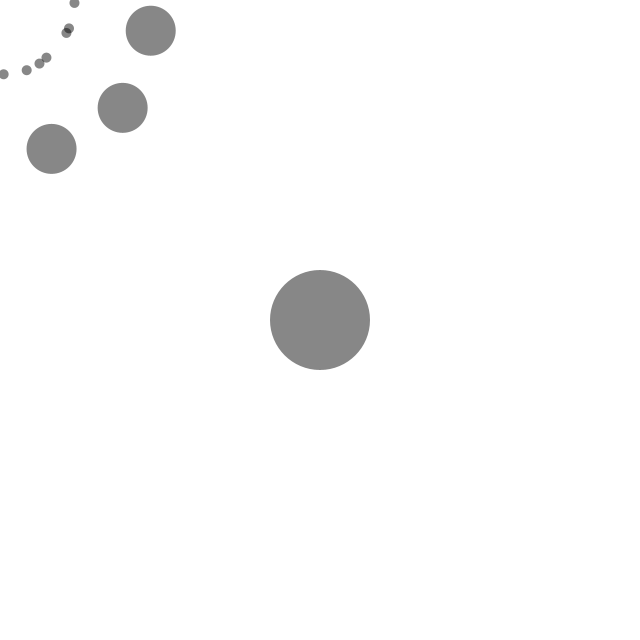
Frame 1 (no input)
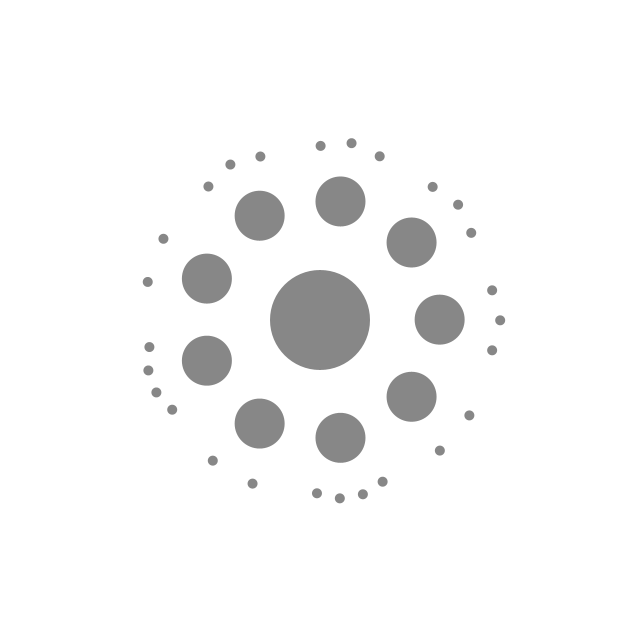
Frame 60 (the mouse pressed at the canvas centre just before this capture)
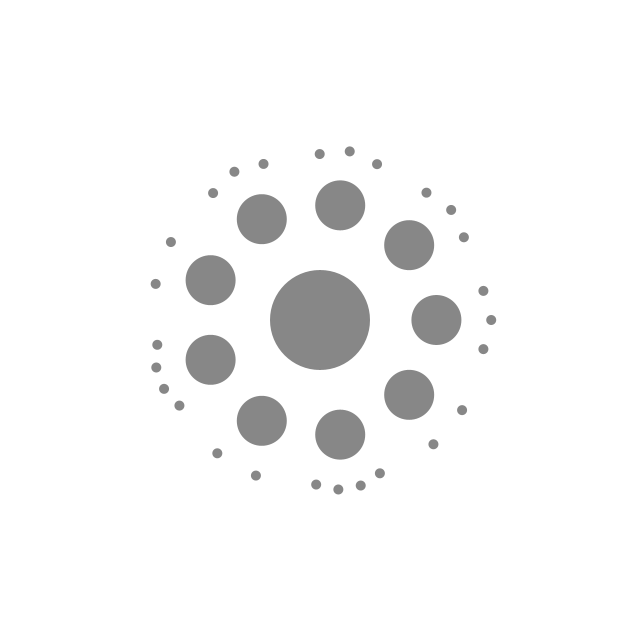
Frame 120 (the mouse held since frame 60 and released just before this capture)

The Processing sketch that drew these frames (run headless with seeded random() and noise(); from frame 60 on, the mouse is pressed at the canvas centre):

// Processing sketch: nodes05
// ── nodes05.pde
ArrayList<Node> nodes;
boolean mouseClicked;
void setup() {
  size(640, 640);
  nodes = new ArrayList<Node>();
  Node init = new Node(null, width/2, height/2, 100);
  nodes.add(init);
  for (int i = 0; i < 9; i++) {
    Node seg = new Node(init, 50);
    int r = int(random(2, 5)); 
    for (int j = 0; j < r; j++) {
      Node tri = new Node(seg, 10);
      /*
      for (int k = 0; k < 1; k++) {
       Node qua = new Node(tri, 16);
       }*/
    }
  }
  init.init();
}

void draw() {
  //println(frameRate, nodes.size());
  background(255);
  for (int i = 0; i < nodes.size (); i++) {
    Node n = nodes.get(i);
    n.updateMoved();
  }
  for (int i = 0; i < nodes.size (); i++) {
    Node n = nodes.get(i);
    n.update();
  }
  mouseClicked = false;
}

void mousePressed() {
  mouseClicked = true;
}


// ── Node.pde
class Node {
  ArrayList<Node> nodes;
  boolean drag;
  float cx, cy;
  float x, y, s;
  float ang; 
  Node parent;
  float velx, vely, fric;
  PVector force;
  Node(Node parent, float x, float y, float s) {
    this.parent = parent;
    this.x = cx = x;
    this.y = cy = y;
    this.s = s;
    nodes = new ArrayList<Node>();
    force = new PVector();
    if (parent != null) {
      setPosition(x, y);
      parent.addNode(this);
    }
  }

  Node(Node parent, float s) {
    this.parent = parent;
    this.s = s;
    x = parent.x;
    y = parent.y;
    nodes = new ArrayList<Node>();
    force = new PVector();
    if (parent != null) {
      parent.addNode(this);
    }
  }

  void init() {
    float da = TWO_PI/nodes.size();
    float pa = 0;
    if (parent != null) {
      da = PI*0.5/nodes.size();
      pa = ang-da*(nodes.size()/2.0-0.5);
      //if (nodes.size()
    }
    for (int i = 0; i < nodes.size (); i++) {
      Node n = nodes.get(i);
      n.setPosition(cos(pa+i*da)*s*1.2, sin(pa+i*da)*s*1.2);
      n.init();
    }
  }

  void updateMoved() {
    force = new PVector(0, 0);
    if (!drag) {
      if (parent != null) {
        Node n = parent;
        float dis, des, dx, dy;
        dis = dist(x, y, n.x, n.y);
        if (n != this) {
          if (dis < n.s*1.1) {
            des = dis*0.5;
            dx = (n.x-x)/des;
            dy = (n.y-y)/des;
            force.add(dx, dy, 0);
          }
        }
        for (int i = 0; i < parent.nodes.size (); i++) {
          n = parent.nodes.get(i);
          dis = dist(x, y, n.x, n.y);
          if (n != this && dis < n.s*1.2) {
            des = dis*0.2;
            dx = (n.x-x)/des;
            dy = (n.y-y)/des;
            force.add(dx, dy, 0);
          }
        }
      }
    }
  }

  void update() {
    if (mouseClicked) {
      if (dist(mouseX, mouseY, x, y) < s*0.5) {
        drag = true;
      }
    }
    if (!mousePressed) {
      drag = false;
    }
    if (drag) {
      x = mouseX;
      y = mouseY;
    } else {

      x -= force.x;
      y -= force.y;

      float tx = cx;
      float ty = cy;
      if (parent != null) {
        tx += parent.x;
        ty += parent.y;
      }
      if (mousePressed) {
        float dis = dist(tx, ty, mouseX, mouseY);
        dis = pow(dis, 5);
        float maxDis = pow(400, 5);
        if (dis > maxDis) dis = maxDis;
        tx = map(dis, 0, maxDis, tx+(mouseX-tx)*0.03, tx);
        ty = map(dis, 0, maxDis, ty+(mouseY-ty)*0.03, ty);
      }
      /*
        x += (parent.x+cx-x)*0.12;
       y += (parent.y+cy-y)*0.12;
       */
      velx += (tx-x)*0.12;
      vely += (ty-y)*0.12;
      velx *= 0.8;
      vely *= 0.8;
      x += velx;
      y += vely;
    }


    for (int i = 0; i < nodes.size (); i++) {
      nodes.get(i).update();
    }

    show();
  }

  void show() {
    noStroke();
    fill(0, 120);
    ellipse(x, y, s, s);
  }

  void addNode(Node n) {
    nodes.add(n);
  }

  void setPosition(float x, float y) {
    this.x = cx = x;
    this.y = cy = y;
    if (parent != null) ang = atan2(y, x);
  }
}
